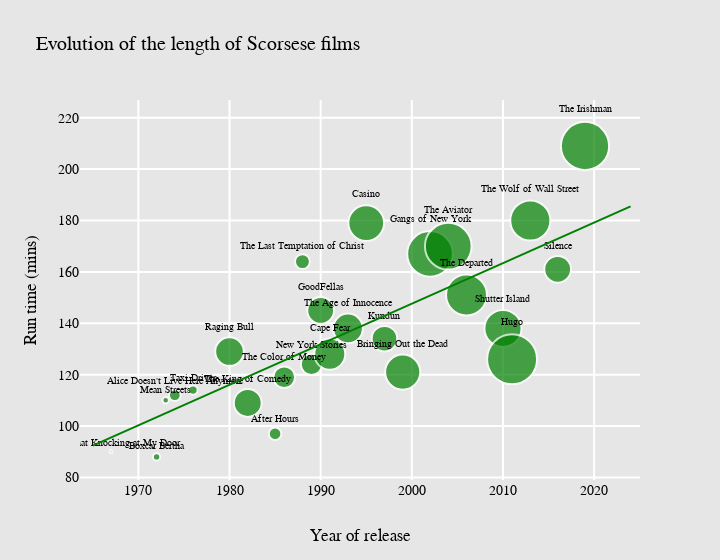

The code cell stored with this chart in its notebook:
### Markdown cell above
## Runtime as a function of year.

### Code cell
fig = go.Figure()

# Plotly documentation recommends the following scaling for bubbles:
# sizeref = 2. * max(array of size values) / (desired maximum marker size ** 2)

sizeref = 2. * max(scorsese_features['budget_imdb_adj']) / (50 ** 2)

fig.add_trace(go.Scatter(
    x=scorsese_features['year'], 
    y=scorsese_features['runtime'],
    mode='markers+text',
    marker_size=scorsese_features['budget_imdb_adj'],
    text=scorsese_features['title'],
    textposition="top center",
    textfont={'size':10},
    hovertemplate = '<br>Year: %{x}'+ '<br>Run time: %{y}' +
                    '<br>Title: %{text}' +
                   '<extra></extra>',
    ))

# Tune marker appearance and layout.
fig.update_traces(
    mode='markers+text', 
    marker={'sizemode':'area',
            'sizeref':sizeref, 
            'line_width':2,
            'color':'green'})

# Add the linear fit.
fig.add_trace(go.Scatter(
    x=x_year,
    y=fit_runtime_year,
    marker_color='green',
    mode='lines',
    hoverinfo='skip'
    ))

fig.update_layout(
    font={'color':'black', 'family':'Courier New', 'size':14},
    title='Evolution of the length of Scorsese films',
    title_font_size=20,
    xaxis={
        'title':'Year of release',
        'gridcolor':'white',
        'gridwidth':2
    },
    yaxis={
        'title':'Run time (mins)',
        'gridcolor':'white',
        'gridwidth':2
    },
    showlegend=False,
    paper_bgcolor='rgb(230, 230, 230)',
    plot_bgcolor='rgb(230, 230, 230)',
    width=720
)
fig.show()

### Figure 1 — Plotly figure (JSON) as saved in the notebook; plotly's stock layout.template omitted (floating-point values rounded to 4 significant figures)
{"data": [{"hovertemplate": "<br>Year: %{x}<br>Run time: %{y}<br>Title: %{text}<extra></extra>", "marker": {"color": "green", "line": {"width": 2}, "size": [0.5741, 3.67, 2.879, 9.334, 5.841, 55.85, 52.99, 10.69, 32.19, 15.13, 30.93, 48.9, 65.7, 60.15, 87.23, 44.6, 84.4, 142.1, 148.9, 114.1, 93.79, 170.5, 109.7, 49.0, 159], "sizemode": "area", "sizeref": 0.1364}, "mode": "markers+text", "text": ["Who's That Knocking at My Door", "Boxcar Bertha", "Mean Streets", "Alice Doesn't Live Here Anymore", "Taxi Driver", "Raging Bull", "The King of Comedy", "After Hours", "The Color of Money", "The Last Temptation of Christ", "New York Stories", "GoodFellas", "Cape Fear", "The Age of Innocence", "Casino", "Kundun", "Bringing Out the Dead", "Gangs of New York", "The Aviator", "The Departed", "Shutter Island", "Hugo", "The Wolf of Wall Street", "Silence", "The Irishman"], "textfont": {"size": 10}, "textposition": "top center", "type": "scatter", "x": [1967, 1972, 1973, 1974, 1976, 1980, 1982, 1985, 1986, 1988, 1989, 1990, 1991, 1993, 1995, 1997, 1999, 2002, 2004, 2006, 2010, 2011, 2013, 2016, 2019], "y": [90, 88, 110, 112, 114, 129, 109, 97, 119, 164, 124, 145, 128, 138, 179, 134, 121, 167, 170, 151, 138, 126, 180, 161, 209]}, {"hoverinfo": "skip", "marker": {"color": "green"}, "mode": "lines", "type": "scatter", "x": [1965, 1966, 1967, 1968, 1969, 1970, 1971, 1972, 1973, 1974, 1975, 1976, 1977, 1978, 1979, 1980, 1981, 1982, 1983, 1984, 1985, 1986, 1987, 1988, 1989, 1990, 1991, 1992, 1993, 1994, 1995, 1996, 1997, 1998, 1999, 2000, 2001, 2002, 2003, 2004, 2005, 2006, 2007, 2008, 2009, 2010, 2011, 2012, 2013, 2014, 2015, 2016, 2017, 2018, 2019, 2020, 2021, 2022, 2023, 2024], "y": [92.36, 93.94, 95.52, 97.1, 98.68, 100.3, 101.8, 103.4, 105.0, 106.6, 108.1, 109.7, 111.3, 112.9, 114.5, 116.0, 117.6, 119.2, 120.8, 122.4, 123.9, 125.5, 127.1, 128.7, 130.2, 131.8, 133.4, 135.0, 136.6, 138.1, 139.7, 141.3, 142.9, 144.5, 146.0, 147.6, 149.2, 150.8, 152.3, 153.9, 155.5, 157.1, 158.7, 160.2, 161.8, 163.4, 165.0, 166.6, 168.1, 169.7, 171.3, 172.9, 174.4, 176.0, 177.6, 179.2, 180.8, 182.3, 183.9, 185.5]}], "layout": {"font": {"color": "black", "family": "Courier New", "size": 14}, "paper_bgcolor": "rgb(230, 230, 230)", "plot_bgcolor": "rgb(230, 230, 230)", "showlegend": false, "title": {"font": {"size": 20}, "text": "Evolution of the length of Scorsese films"}, "width": 720, "xaxis": {"gridcolor": "white", "gridwidth": 2, "title": {"text": "Year of release"}}, "yaxis": {"gridcolor": "white", "gridwidth": 2, "title": {"text": "Run time (mins)"}}}}
